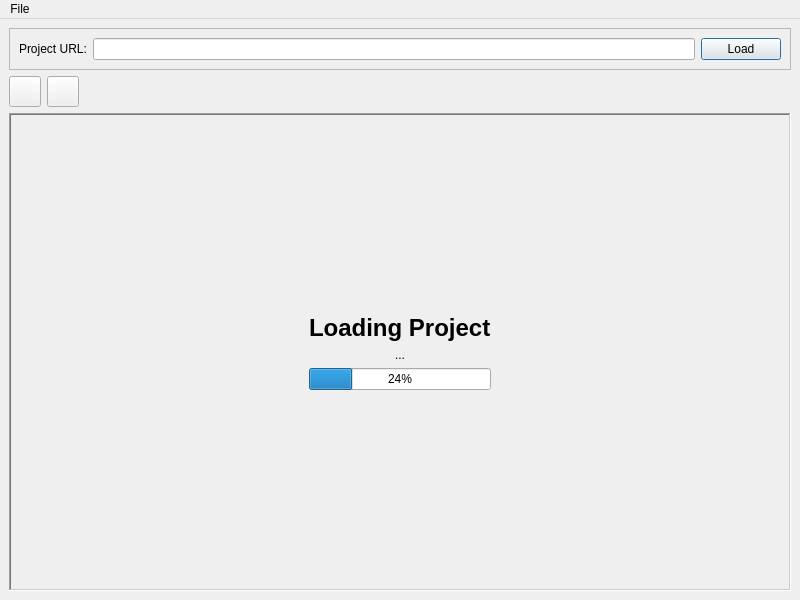
<?xml version="1.0" encoding="UTF-8"?>
<ui version="4.0">
 <class>MainWindow</class>
 <widget class="QMainWindow" name="MainWindow">
  <property name="geometry">
   <rect>
    <x>0</x>
    <y>0</y>
    <width>800</width>
    <height>600</height>
   </rect>
  </property>
  <property name="windowTitle">
   <string>Scratch VM - QScratchRuntime</string>
  </property>
  <widget class="QWidget" name="centralwidget">
   <layout class="QGridLayout" name="gridLayout">
    <item row="2" column="0">
     <widget class="QFrame" name="projectFrame">
      <property name="sizePolicy">
       <sizepolicy hsizetype="Preferred" vsizetype="Expanding">
        <horstretch>0</horstretch>
        <verstretch>0</verstretch>
       </sizepolicy>
      </property>
      <property name="frameShape">
       <enum>QFrame::WinPanel</enum>
      </property>
      <property name="frameShadow">
       <enum>QFrame::Sunken</enum>
      </property>
      <layout class="QGridLayout" name="projectLayout">
       <item row="0" column="0">
        <widget class="QFrame" name="loaderFrame">
         <property name="sizePolicy">
          <sizepolicy hsizetype="Fixed" vsizetype="Fixed">
           <horstretch>0</horstretch>
           <verstretch>0</verstretch>
          </sizepolicy>
         </property>
         <property name="frameShape">
          <enum>QFrame::NoFrame</enum>
         </property>
         <property name="frameShadow">
          <enum>QFrame::Plain</enum>
         </property>
         <layout class="QVBoxLayout" name="verticalLayout">
          <property name="leftMargin">
           <number>0</number>
          </property>
          <property name="topMargin">
           <number>0</number>
          </property>
          <property name="rightMargin">
           <number>0</number>
          </property>
          <property name="bottomMargin">
           <number>0</number>
          </property>
          <item alignment="Qt::AlignHCenter">
           <widget class="QLabel" name="loadingLabel">
            <property name="sizePolicy">
             <sizepolicy hsizetype="Fixed" vsizetype="Fixed">
              <horstretch>0</horstretch>
              <verstretch>0</verstretch>
             </sizepolicy>
            </property>
            <property name="font">
             <font>
              <pointsize>18</pointsize>
              <weight>75</weight>
              <bold>true</bold>
             </font>
            </property>
            <property name="text">
             <string>Loading Project</string>
            </property>
           </widget>
          </item>
          <item alignment="Qt::AlignHCenter">
           <widget class="QLabel" name="loadingProgressLabel">
            <property name="sizePolicy">
             <sizepolicy hsizetype="Fixed" vsizetype="Fixed">
              <horstretch>0</horstretch>
              <verstretch>0</verstretch>
             </sizepolicy>
            </property>
            <property name="text">
             <string notr="true">...</string>
            </property>
           </widget>
          </item>
          <item>
           <widget class="QProgressBar" name="loadingProgressBar">
            <property name="value">
             <number>24</number>
            </property>
           </widget>
          </item>
         </layout>
        </widget>
       </item>
      </layout>
     </widget>
    </item>
    <item row="0" column="0">
     <widget class="QFrame" name="urlFrame">
      <property name="sizePolicy">
       <sizepolicy hsizetype="Preferred" vsizetype="Fixed">
        <horstretch>0</horstretch>
        <verstretch>0</verstretch>
       </sizepolicy>
      </property>
      <property name="frameShape">
       <enum>QFrame::StyledPanel</enum>
      </property>
      <property name="frameShadow">
       <enum>QFrame::Raised</enum>
      </property>
      <layout class="QHBoxLayout" name="horizontalLayout">
       <item>
        <widget class="QLabel" name="urlLabel">
         <property name="sizePolicy">
          <sizepolicy hsizetype="Fixed" vsizetype="Fixed">
           <horstretch>0</horstretch>
           <verstretch>0</verstretch>
          </sizepolicy>
         </property>
         <property name="text">
          <string>Project URL:</string>
         </property>
        </widget>
       </item>
       <item>
        <widget class="QLineEdit" name="urlEdit">
         <property name="sizePolicy">
          <sizepolicy hsizetype="Preferred" vsizetype="Fixed">
           <horstretch>0</horstretch>
           <verstretch>0</verstretch>
          </sizepolicy>
         </property>
        </widget>
       </item>
       <item>
        <widget class="QPushButton" name="loadFromUrlButton">
         <property name="sizePolicy">
          <sizepolicy hsizetype="Fixed" vsizetype="Fixed">
           <horstretch>0</horstretch>
           <verstretch>0</verstretch>
          </sizepolicy>
         </property>
         <property name="text">
          <string>Load</string>
         </property>
         <property name="default">
          <bool>true</bool>
         </property>
        </widget>
       </item>
      </layout>
     </widget>
    </item>
    <item row="1" column="0" alignment="Qt::AlignLeft">
     <widget class="QFrame" name="toolBar">
      <property name="frameShape">
       <enum>QFrame::NoFrame</enum>
      </property>
      <property name="frameShadow">
       <enum>QFrame::Plain</enum>
      </property>
      <layout class="QHBoxLayout" name="horizontalLayout_2">
       <property name="leftMargin">
        <number>0</number>
       </property>
       <property name="topMargin">
        <number>0</number>
       </property>
       <property name="rightMargin">
        <number>0</number>
       </property>
       <property name="bottomMargin">
        <number>0</number>
       </property>
       <item>
        <widget class="QToolButton" name="greenFlag">
         <property name="toolTip">
          <string>Go</string>
         </property>
         <property name="text">
          <string notr="true"/>
         </property>
         <property name="icon">
          <iconset resource="../../../../../../mnt/files/SYNC/dev/Qt/QScratchRuntime/res/res.qrc">
           <normaloff>:/res/images/green_flag.svg</normaloff>:/res/images/green_flag.svg</iconset>
         </property>
         <property name="iconSize">
          <size>
           <width>24</width>
           <height>24</height>
          </size>
         </property>
        </widget>
       </item>
       <item>
        <widget class="QToolButton" name="stopButton">
         <property name="toolTip">
          <string>Stop</string>
         </property>
         <property name="text">
          <string notr="true"/>
         </property>
         <property name="icon">
          <iconset resource="../../../../../../mnt/files/SYNC/dev/Qt/QScratchRuntime/res/res.qrc">
           <normaloff>:/res/images/stop.svg</normaloff>:/res/images/stop.svg</iconset>
         </property>
         <property name="iconSize">
          <size>
           <width>24</width>
           <height>24</height>
          </size>
         </property>
        </widget>
       </item>
      </layout>
     </widget>
    </item>
   </layout>
  </widget>
  <widget class="QMenuBar" name="menubar">
   <property name="geometry">
    <rect>
     <x>0</x>
     <y>0</y>
     <width>800</width>
     <height>30</height>
    </rect>
   </property>
   <widget class="QMenu" name="menuFile">
    <property name="title">
     <string>File</string>
    </property>
    <addaction name="actionOpen"/>
   </widget>
   <addaction name="menuFile"/>
  </widget>
  <action name="actionOpen">
   <property name="text">
    <string>Open</string>
   </property>
  </action>
 </widget>
 <resources>
  <include location="../../../../../../mnt/files/SYNC/dev/Qt/QScratchRuntime/res/res.qrc"/>
 </resources>
 <connections/>
</ui>
